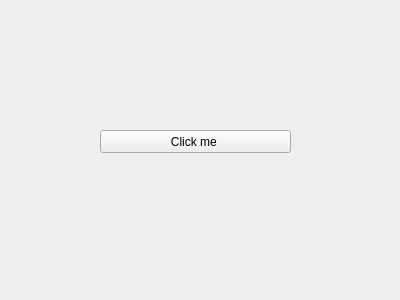
<?xml version="1.0" encoding="UTF-8"?>
<ui version="4.0">
 <class>Widget</class>
 <widget class="QWidget" name="Widget">
  <property name="geometry">
   <rect>
    <x>0</x>
    <y>0</y>
    <width>400</width>
    <height>300</height>
   </rect>
  </property>
  <property name="windowTitle">
   <string>Widget</string>
  </property>
  <widget class="QPushButton" name="pushButton">
   <property name="geometry">
    <rect>
     <x>100</x>
     <y>130</y>
     <width>191</width>
     <height>23</height>
    </rect>
   </property>
   <property name="text">
    <string>Click me </string>
   </property>
  </widget>
 </widget>
 <layoutdefault spacing="6" margin="11"/>
 <resources/>
 <connections/>
</ui>
